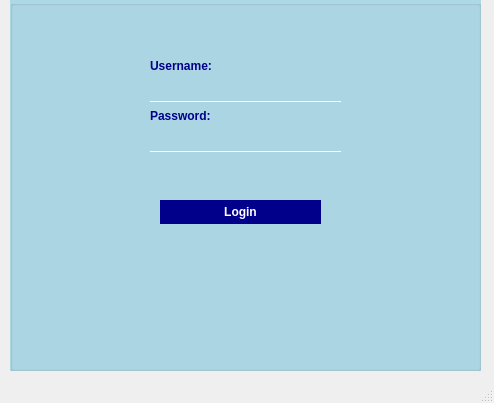
<?xml version="1.0" encoding="UTF-8"?>
<ui version="4.0">
 <class>MainWindow</class>
 <widget class="QMainWindow" name="MainWindow">
  <property name="geometry">
   <rect>
    <x>0</x>
    <y>0</y>
    <width>494</width>
    <height>403</height>
   </rect>
  </property>
  <property name="windowTitle">
   <string>MainWindow</string>
  </property>
  <widget class="QWidget" name="centralwidget">
   <widget class="QGroupBox" name="groupBox">
    <property name="geometry">
     <rect>
      <x>10</x>
      <y>0</y>
      <width>471</width>
      <height>371</height>
     </rect>
    </property>
    <property name="styleSheet">
     <string notr="true">QGroupBox
{
background-color:lightblue;
}</string>
    </property>
    <property name="title">
     <string/>
    </property>
    <widget class="QLabel" name="label">
     <property name="geometry">
      <rect>
       <x>140</x>
       <y>50</y>
       <width>131</width>
       <height>31</height>
      </rect>
     </property>
     <property name="font">
      <font>
       <bold>true</bold>
      </font>
     </property>
     <property name="styleSheet">
      <string notr="true">QLabel
{
color:darkblue;
}</string>
     </property>
     <property name="text">
      <string>Username:</string>
     </property>
    </widget>
    <widget class="QLabel" name="label_2">
     <property name="geometry">
      <rect>
       <x>140</x>
       <y>100</y>
       <width>71</width>
       <height>31</height>
      </rect>
     </property>
     <property name="font">
      <font>
       <bold>true</bold>
      </font>
     </property>
     <property name="styleSheet">
      <string notr="true">QLabel
{
color:darkblue;
}</string>
     </property>
     <property name="text">
      <string>Password:</string>
     </property>
    </widget>
    <widget class="QLineEdit" name="lineEdit_User_Name">
     <property name="geometry">
      <rect>
       <x>140</x>
       <y>80</y>
       <width>191</width>
       <height>22</height>
      </rect>
     </property>
     <property name="styleSheet">
      <string notr="true">QLineEdit
{
border:none;
background-color:transparent;
border-bottom:1px solid white;
}
QLineEdit:Focus
{
border:1px solid white;
}</string>
     </property>
     <property name="placeholderText">
      <string/>
     </property>
    </widget>
    <widget class="QLineEdit" name="lineEdit_Password">
     <property name="geometry">
      <rect>
       <x>140</x>
       <y>130</y>
       <width>191</width>
       <height>22</height>
      </rect>
     </property>
     <property name="styleSheet">
      <string notr="true">QLineEdit
{
border:none;
background-color:transparent;
border-bottom:1px solid white;
}
QLineEdit:Focus
{
border:1px solid white;
}</string>
     </property>
     <property name="echoMode">
      <enum>QLineEdit::Password</enum>
     </property>
    </widget>
    <widget class="QPushButton" name="pushButton_Login">
     <property name="geometry">
      <rect>
       <x>150</x>
       <y>200</y>
       <width>161</width>
       <height>24</height>
      </rect>
     </property>
     <property name="font">
      <font>
       <bold>true</bold>
      </font>
     </property>
     <property name="styleSheet">
      <string notr="true">QPushButton
{
background-color:darkblue;
border:none;
color:white;
}
QPushButton:Hover
{
background-color:blue;
}</string>
     </property>
     <property name="text">
      <string>Login</string>
     </property>
    </widget>
   </widget>
  </widget>
  <widget class="QMenuBar" name="menubar">
   <property name="geometry">
    <rect>
     <x>0</x>
     <y>0</y>
     <width>494</width>
     <height>23</height>
    </rect>
   </property>
  </widget>
  <widget class="QStatusBar" name="statusbar"/>
 </widget>
 <resources/>
 <connections/>
</ui>
